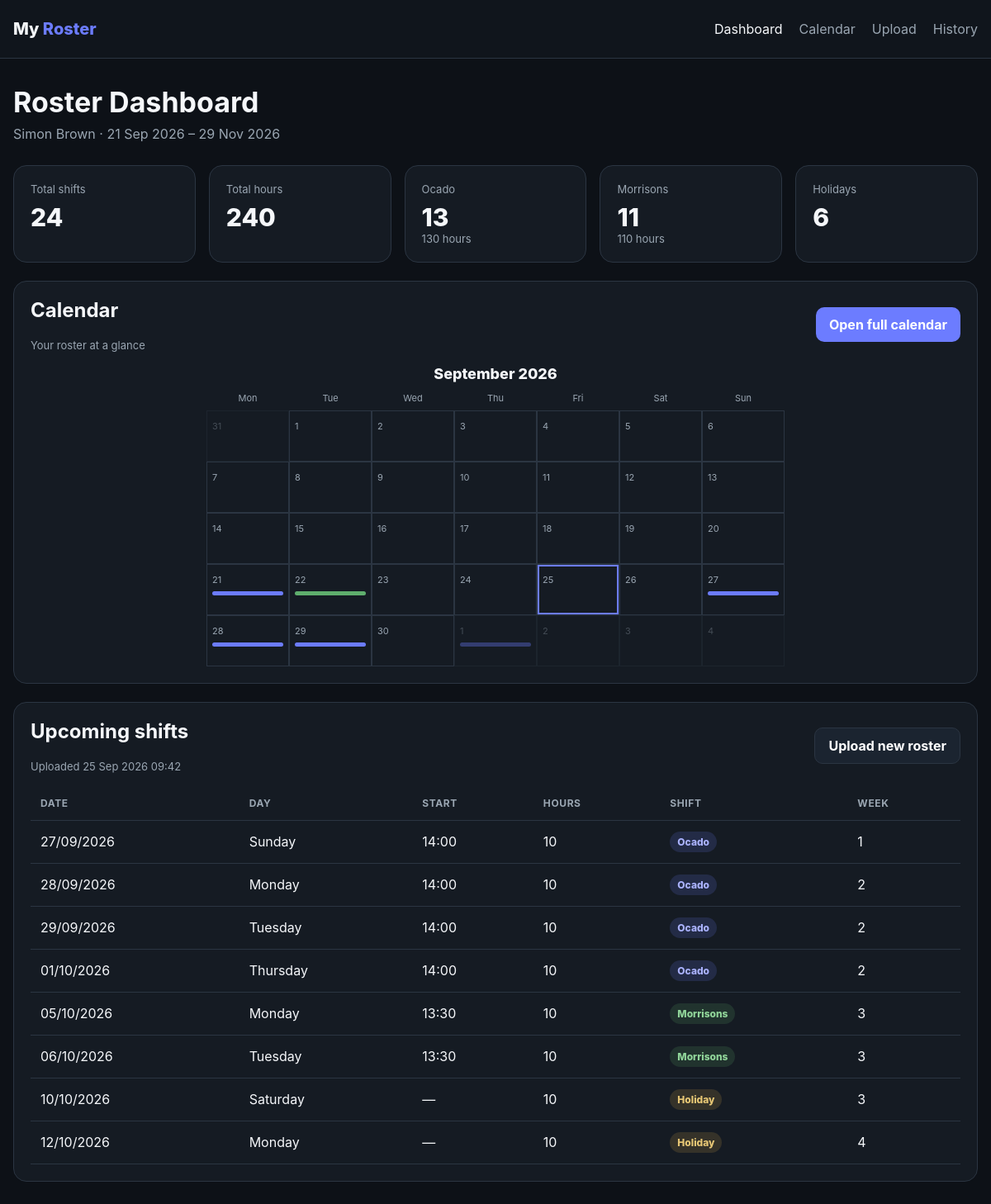
The page / on the database its author committed.
### app.py (models this page shows, shortened)
class Roster(db.Model):
    id = db.Column(db.Integer, primary_key=True)
    filename = db.Column(db.String(255), nullable=False)
    uploaded_at = db.Column(db.DateTime, default=datetime.utcnow, nullable=False)
    period_start = db.Column(db.Date, nullable=True)
    period_end = db.Column(db.Date, nullable=True)
    employee = db.Column(db.String(120), nullable=True)
    employee_number = db.Column(db.String(50), nullable=True)
    active = db.Column(db.Boolean, default=True, nullable=False)
    shifts = db.relationship(
        "Shift", backref="roster", cascade="all, delete-orphan",
        lazy=True, order_by="Shift.shift_date"
    )

class Shift(db.Model):
    id = db.Column(db.Integer, primary_key=True)
    roster_id = db.Column(db.Integer, db.ForeignKey("roster.id"), nullable=False)
    shift_date = db.Column(db.Date, nullable=False)
    day_name = db.Column(db.String(15), nullable=False)
    start_time = db.Column(db.String(5), nullable=True)
    hours = db.Column(db.Float, default=10.0, nullable=False)
    employer = db.Column(db.String(30), nullable=False)  # Ocado / Morrisons / Holiday
    week_number = db.Column(db.Integer, nullable=False)
    pay_type = db.Column(db.String(20), nullable=False, default="normal")  # normal / holiday / overtime

### app.py (the view)
@app.route("/")
def dashboard():
    roster = Roster.query.filter_by(active=True).order_by(Roster.uploaded_at.desc()).first()
    if not roster:
        return render_template("dashboard.html", roster=None, shifts=[], stats={})
    shifts = Shift.query.filter_by(roster_id=roster.id).order_by(Shift.shift_date).all()
    worked = [s for s in shifts if s.employer != "Holiday"]
    today = date.today()
    stats = {
        "total_shifts": len(worked),
        "total_hours": sum(s.hours for s in worked),
        "ocado_shifts": sum(s.employer == "Ocado" for s in worked),
        "ocado_hours": sum(s.hours for s in worked if s.employer == "Ocado"),
        "morrisons_shifts": sum(s.employer == "Morrisons" for s in worked),
        "morrisons_hours": sum(s.hours for s in worked if s.employer == "Morrisons"),
        "holidays": sum(s.employer == "Holiday" for s in shifts),
    }
    if roster.period_start <= today <= roster.period_end:
        preview_date = today
    else:
        preview_date = roster.period_start
    preview = build_calendar_data(shifts, preview_date.year, preview_date.month)
    upcoming = [s for s in shifts if s.shift_date >= today]
    upcoming_shifts = upcoming[:8]
    settings = load_settings()
    hourly_rate = settings.get("hourly_rate")
    holiday_rate = settings.get("holiday_rate", 13.66)
    overtime_rate = settings.get("overtime_rate", (hourly_rate * 1.5 if hourly_rate else 19.125))
    return render_template(
        "dashboard.html",
        roster=roster,
        shifts=shifts,
        stats=stats,
        upcoming_shifts=upcoming_shifts,
        preview_calendar_weeks=preview,
        preview_year=preview_date.year,
        preview_month=preview_date.month,
        preview_month_name=preview_date.strftime("%B"),
        weekdays=["Monday", "Tuesday", "Wednesday", "Thursday", "Friday", "Saturday", "Sunday"],
        hourly_rate=hourly_rate,
        money=money,
    )

### templates/dashboard.html (shortened to what this page needs)
<!doctype html>
<html lang="en">
<head><meta charset="utf-8"><meta name="viewport" content="width=device-width, initial-scale=1"><title>Roster Dashboard</title><link rel="stylesheet" href="{{ url_for('static', filename='style.css') }}"></head>
<body>
<nav><div class="container nav-inner"><div class="brand">My <span>Roster</span></div><div class="links"><a class="active" href="{{ url_for('dashboard') }}">Dashboard</a><a href="{{ url_for('calendar') }}">Calendar</a><a href="{{ url_for('upload_roster') }}">Upload</a><a href="{{ url_for('history') }}">History</a></div></div></nav>
<main><div class="container">
{% if not roster %}
<div class="card"><h1>No roster loaded</h1><p class="subtitle">Upload your first roster PDF to get started.</p><a class="btn" href="{{ url_for('upload_roster') }}">Upload roster</a></div>
{% else %}
<h1>Roster Dashboard</h1>
<div class="subtitle">{{ roster.employee or "Employee" }} · {{ roster.period_start.strftime('%d %b %Y') }} – {{ roster.period_end.strftime('%d %b %Y') }}</div>
<div class="grid stats">
<div class="card"><div class="label">Total shifts</div><div class="stat-value">{{ stats.total_shifts }}</div></div>
<div class="card"><div class="label">Total hours</div><div class="stat-value">{{ "%.0f"|format(stats.total_hours) }}</div></div>
<div class="card"><div class="label">Ocado</div><div class="stat-value">{{ stats.ocado_shifts }}</div><div class="label">{{ "%.0f"|format(stats.ocado_hours) }} hours</div></div>
<div class="card"><div class="label">Morrisons</div><div class="stat-value">{{ stats.morrisons_shifts }}</div><div class="label">{{ "%.0f"|format(stats.morrisons_hours) }} hours</div></div>
<div class="card"><div class="label">Holidays</div><div class="stat-value">{{ stats.holidays }}</div></div>
</div>
<div class="card calendar-preview">
  <div class="section-heading"><div><h2>Calendar</h2><div class="label">Your roster at a glance</div></div><a class="btn" href="{{ url_for('calendar') }}">Open full calendar</a></div>
  <div class="mini-calendar">
    <div class="mini-calendar-title">{{ preview_month_name }} {{ preview_year }}</div>
    <div class="mini-weekdays">{% for day in weekdays %}<span>{{ day[:3] }}</span>{% endfor %}</div>
    <div class="mini-grid">
      {% for week in preview_calendar_weeks %}{% for cell in week %}<div class="mini-day {% if not cell.in_month %}outside-month{% endif %} {% if cell.is_today %}today{% endif %}"><span>{{ cell.date.day }}</span>{% for event in cell.events %}<i class="mini-event {{ event.employer|lower }}"></i>{% endfor %}</div>{% endfor %}{% endfor %}
    </div>
  </div>
</div>
<div class="card" style="margin-top:22px">
<div class="section-heading"><div><h2>Upcoming shifts</h2><div class="label">Uploaded {{ roster.uploaded_at.strftime('%d %b %Y %H:%M') }}</div></div><a class="btn secondary" href="{{ url_for('upload_roster') }}">Upload new roster</a></div>
<table><thead><tr><th>Date</th><th>Day</th><th>Start</th><th>Hours</th><th>Shift</th><th>Week</th></tr></thead><tbody>
{% for s in upcoming_shifts %}
<tr><td>{{ s.shift_date.strftime('%d/%m/%Y') }}</td><td>{{ s.day_name }}</td><td>{{ s.start_time or '—' }}</td><td>{{ "%.0f"|format(s.hours) if s.hours else '—' }}</td><td><span class="badge {{ s.employer|lower }}">{{ s.employer }}</span></td><td>{{ s.week_number }}</td></tr>
{% else %}<tr><td colspan="6">No upcoming shifts in this roster.</td></tr>{% endfor %}
</tbody></table>
</div>
{% endif %}
</div></main>
</body></html>

### static/style.css (style rules this page uses)
* { box-sizing: border-box; }
:root { --bg: #0d1117; --panel: #151b23; --panel2: #1b2430; --border: #2b3542; --text: #f5f7fa; --muted: #9aa6b2; --ocado: #6c7cff; --morrisons: #5fae6d; --holiday: #d6a94c; }
body { margin:0; font-family:Inter,system-ui,-apple-system,BlinkMacSystemFont,"Segoe UI",sans-serif; background:var(--bg); color:var(--text); }
.container { width:min(1280px,calc(100% - 32px)); margin:0 auto; }
nav { border-bottom:1px solid var(--border); background:#10151c; position:sticky; top:0; z-index:10; }
.nav-inner { min-height:70px; display:flex; align-items:center; justify-content:space-between; gap:20px; }
.brand { font-weight:800; font-size:20px; }
.brand span { color:var(--ocado); }
nav a { color:var(--muted); text-decoration:none; margin-left:20px; }
nav a:hover, nav a.active { color:var(--text); }
main { padding:32px 0 60px; }
h1 { margin:0 0 8px; font-size:34px; }
h2 { margin-top:0; }
.subtitle { color:var(--muted); margin-bottom:28px; }
.grid { display:grid; gap:16px; }
.stats { grid-template-columns:repeat(5,1fr); }
.card { background:var(--panel); border:1px solid var(--border); border-radius:16px; padding:20px; }
.stat-value { font-size:30px; font-weight:800; margin-top:8px; }
.label { color:var(--muted); font-size:13px; }
.btn { display:inline-block; border:0; border-radius:10px; padding:11px 16px; background:var(--ocado); color:white; text-decoration:none; font-weight:700; cursor:pointer; }
.btn.secondary { background:var(--panel2); border:1px solid var(--border); }
table { width:100%; border-collapse:collapse; }
th,td { padding:13px 12px; border-bottom:1px solid var(--border); text-align:left; }
th { color:var(--muted); font-size:12px; text-transform:uppercase; letter-spacing:.05em; }
.badge { display:inline-flex; padding:5px 9px; border-radius:999px; font-size:12px; font-weight:800; }
.ocado { background:rgba(108,124,255,.16); color:#aab2ff; }
.morrisons { background:rgba(95,174,109,.16); color:#91d69a; }
.holiday { background:rgba(214,169,76,.16); color:#e7c775; }
.section-heading { display:flex; justify-content:space-between; align-items:center; gap:15px; margin-bottom:16px; }
.calendar-preview { margin-top:22px; }
.mini-calendar { max-width:700px; margin:auto; }
.mini-calendar-title { text-align:center; font-size:18px; font-weight:800; margin-bottom:12px; }
.mini-weekdays, .mini-grid { display:grid; grid-template-columns:repeat(7,1fr); }
.mini-weekdays span { text-align:center; color:var(--muted); font-size:11px; padding-bottom:8px; }
.mini-day { min-height:62px; border:1px solid var(--border); padding:6px; position:relative; }
.mini-day.outside-month { opacity:.35; }
.mini-day.today { box-shadow:inset 0 0 0 2px var(--ocado); }
.mini-day > span { font-size:11px; color:var(--muted); }
.mini-event { display:block; height:5px; border-radius:3px; margin-top:6px; }
.mini-event.ocado { background:var(--ocado); }
.mini-event.morrisons { background:var(--morrisons); }

### rows shown on the page
Roster: employee "Simon Brown", period_start "21 Sep 2026", period_end "29 Nov 2026", uploaded_at "25 Sep 2026 09:42"
Shift: shift_date "27/09/2026", day_name "Sunday", start_time "14:00", hours "10", employer "Ocado", week_number "1"
Shift: shift_date "28/09/2026", day_name "Monday", start_time "14:00", hours "10", employer "Ocado", week_number "2"
Shift: shift_date "29/09/2026", day_name "Tuesday", start_time "14:00", hours "10", employer "Ocado", week_number "2"
Shift: shift_date "01/10/2026", day_name "Thursday", start_time "14:00", hours "10", employer "Ocado", week_number "2"
Shift: shift_date "05/10/2026", day_name "Monday", start_time "13:30", hours "10", employer "Morrisons", week_number "3"
Shift: shift_date "06/10/2026", day_name "Tuesday", start_time "13:30", hours "10", employer "Morrisons", week_number "3"
Shift: shift_date "10/10/2026", day_name "Saturday", start_time "—", hours "10", employer "Holiday", week_number "3"
Shift: shift_date "12/10/2026", day_name "Monday", start_time "—", hours "10", employer "Holiday", week_number "4"

### other values the page prints
{{ stats.total_shifts }} "24"
{{ "%.0f"|format(stats.total_hours) }} "240"
{{ stats.ocado_shifts }} "13"
{{ "%.0f"|format(stats.ocado_hours) }} "130"
{{ stats.morrisons_shifts }} "11"
{{ "%.0f"|format(stats.morrisons_hours) }} "110"
{{ stats.holidays }} "6"
{{ day[:3] }} "Mon" "Tue" "Wed" "Thu" "Fri" "Sat" "Sun"
{{ cell.date.day }} "31" "1" "2" "3" "4" "5" "6" "7" "8" "9" "10" "11" "12" "13" "14" "15" "16" "17" "18" "19" "20" "21" "22" "23" "24" "25" "26" "27" "28" "29" "30" "1" "2" "3" "4"
